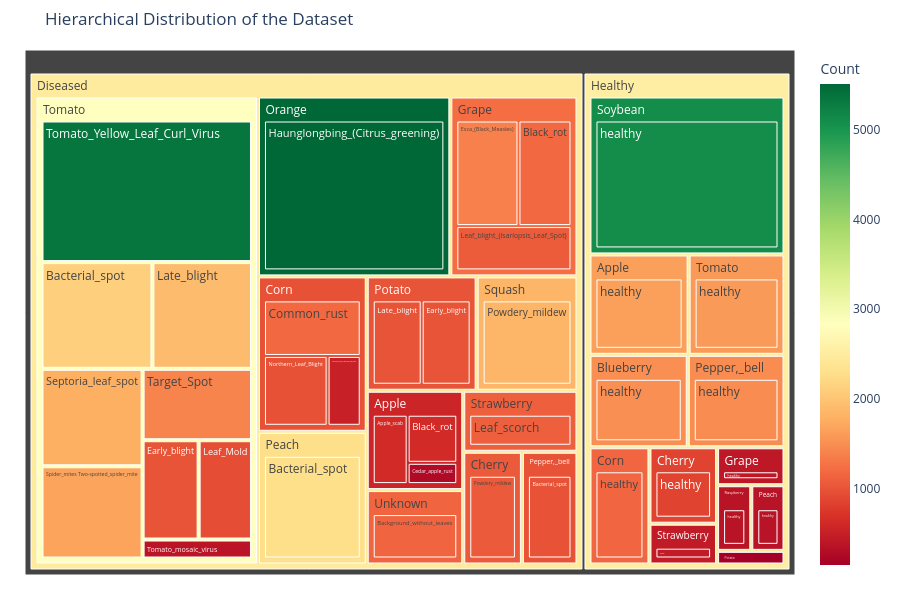

The notebook cell this image was saved under:
### Markdown cell above
### Hierarchical Treemap
We can extract the Plant Species from the class name (usually denoted before `___`) to visualize the broad dataset hierarchy.

### Code cell
# Extract Plant Name
df_counts['Plant'] = df_counts['Class'].apply(lambda x: x.split('___')[0] if '___' in x else 'Unknown')
df_counts['Condition'] = df_counts['Class'].apply(lambda x: x.split('___')[1] if '___' in x else x)

# Generate Treemap
fig = px.treemap(df_counts, path=['Type', 'Plant', 'Condition'], values='Count',
                 color='Count', hover_data=['Class'],
                 color_continuous_scale='RdYlGn',
                 title='Hierarchical Distribution of the Dataset')
fig.update_layout(margin=dict(t=50, l=25, r=25, b=25), height=600)
fig.show()

### Figure 1 — Plotly figure (JSON) as saved in the notebook; plotly's stock layout.template omitted (floating-point values rounded to 4 significant figures; data arrays with more than 128 entries replaced by an {"elided": "..."} marker saying what was removed)
{"data": [{"branchvalues": "total", "customdata": {"elided": "65x2 mixed values"}, "domain": {"x": [0, 1], "y": [0, 1]}, "hovertemplate": "labels=%{label}<br>Count_sum=%{value}<br>parent=%{parent}<br>id=%{id}<br>Class=%{customdata[0]}<br>Count=%{color}<extra></extra>", "ids": ["Diseased/Orange/Haunglongbing_(Citrus_greening)", "Diseased/Tomato/Tomato_Yellow_Leaf_Curl_Virus", "Healthy/Soybean/healthy", "Diseased/Peach/Bacterial_spot", "Diseased/Tomato/Bacterial_spot", "Diseased/Tomato/Late_blight", "Diseased/Squash/Powdery_mildew", "Diseased/Tomato/Septoria_leaf_spot", "Diseased/Tomato/Spider_mites Two-spotted_spider_mite", "Healthy/Apple/healthy", "Healthy/Tomato/healthy", "Healthy/Blueberry/healthy", "Healthy/Pepper,_bell/healthy", "Diseased/Tomato/Target_Spot", "Diseased/Grape/Esca_(Black_Measles)", "Diseased/Corn/Common_rust", "Diseased/Grape/Black_rot", "Healthy/Corn/healthy", "Diseased/Unknown/Background_without_leaves", "Diseased/Strawberry/Leaf_scorch", "Diseased/Grape/Leaf_blight_(Isariopsis_Leaf_Spot)", "Diseased/Cherry/Powdery_mildew", "Diseased/Potato/Late_blight", "Diseased/Potato/Early_blight", "Diseased/Tomato/Early_blight", "Diseased/Pepper,_bell/Bacterial_spot", "Diseased/Corn/Northern_Leaf_Blight", "Diseased/Tomato/Leaf_Mold", "Healthy/Cherry/healthy", "Diseased/Apple/Apple_scab", "Diseased/Apple/Black_rot", "Diseased/Corn/Cercospora_leaf_spot Gray_leaf_spot", "Healthy/Strawberry/healthy", "Healthy/Grape/healthy", "Diseased/Tomato/Tomato_mosaic_virus", "Healthy/Raspberry/healthy", "Healthy/Peach/healthy", "Diseased/Apple/Cedar_apple_rust", "Healthy/Potato/healthy", "Diseased/Orange", "Diseased/Tomato", "Healthy/Soybean", "Diseased/Peach", "Diseased/Squash", "Healthy/Apple", "Healthy/Tomato", "Healthy/Blueberry", "Healthy/Pepper,_bell", "Diseased/Grape", "Diseased/Corn", "Healthy/Corn", "Diseased/Unknown", "Diseased/Strawberry", "Diseased/Cherry", "Diseased/Potato", "Diseased/Pepper,_bell", "Healthy/Cherry", "Diseased/Apple", "Healthy/Strawberry", "Healthy/Grape", "Healthy/Raspberry", "Healthy/Peach", "Healthy/Potato", "Diseased", "Healthy"], "labels": ["Haunglongbing_(Citrus_greening)", "Tomato_Yellow_Leaf_Curl_Virus", "healthy", "Bacterial_spot", "Bacterial_spot", "Late_blight", "Powdery_mildew", "Septoria_leaf_spot", "Spider_mites Two-spotted_spider_mite", "healthy", "healthy", "healthy", "healthy", "Target_Spot", "Esca_(Black_Measles)", "Common_rust", "Black_rot", "healthy", "Background_without_leaves", "Leaf_scorch", "Leaf_blight_(Isariopsis_Leaf_Spot)", "Powdery_mildew", "Late_blight", "Early_blight", "Early_blight", "Bacterial_spot", "Northern_Leaf_Blight", "Leaf_Mold", "healthy", "Apple_scab", "Black_rot", "Cercospora_leaf_spot Gray_leaf_spot", "healthy", "healthy", "Tomato_mosaic_virus", "healthy", "healthy", "Cedar_apple_rust", "healthy", "Orange", "Tomato", "Soybean", "Peach", "Squash", "Apple", "Tomato", "Blueberry", "Pepper,_bell", "Grape", "Corn", "Corn", "Unknown", "Strawberry", "Cherry", "Potato", "Pepper,_bell", "Cherry", "Apple", "Strawberry", "Grape", "Raspberry", "Peach", "Potato", "Diseased", "Healthy"], "marker": {"coloraxis": "coloraxis", "colors": [5507.0, 5357.0, 5090.0, 2297.0, 2127.0, 1909.0, 1835.0, 1771.0, 1676.0, 1645.0, 1591.0, 1502.0, 1478.0, 1404.0, 1383.0, 1192.0, 1180.0, 1162.0, 1143.0, 1109.0, 1076.0, 1052.0, 1000.0, 1000.0, 1000.0, 997.0, 985.0, 952.0, 854.0, 630.0, 621.0, 513.0, 456.0, 423.0, 373.0, 371.0, 360.0, 275.0, 152.0, 5507.0, 2826.0, 5090.0, 2297.0, 1835.0, 1645.0, 1591.0, 1502.0, 1478.0, 1226.0, 986.7, 1162.0, 1143.0, 1109.0, 1052.0, 1000.0, 997.0, 854.0, 562.4, 456.0, 423.0, 371.0, 360.0, 152.0, 2488.0, 2542.0]}, "name": "", "parents": ["Diseased/Orange", "Diseased/Tomato", "Healthy/Soybean", "Diseased/Peach", "Diseased/Tomato", "Diseased/Tomato", "Diseased/Squash", "Diseased/Tomato", "Diseased/Tomato", "Healthy/Apple", "Healthy/Tomato", "Healthy/Blueberry", "Healthy/Pepper,_bell", "Diseased/Tomato", "Diseased/Grape", "Diseased/Corn", "Diseased/Grape", "Healthy/Corn", "Diseased/Unknown", "Diseased/Strawberry", "Diseased/Grape", "Diseased/Cherry", "Diseased/Potato", "Diseased/Potato", "Diseased/Tomato", "Diseased/Pepper,_bell", "Diseased/Corn", "Diseased/Tomato", "Healthy/Cherry", "Diseased/Apple", "Diseased/Apple", "Diseased/Corn", "Healthy/Strawberry", "Healthy/Grape", "Diseased/Tomato", "Healthy/Raspberry", "Healthy/Peach", "Diseased/Apple", "Healthy/Potato", "Diseased", "Diseased", "Healthy", "Diseased", "Diseased", "Healthy", "Healthy", "Healthy", "Healthy", "Diseased", "Diseased", "Healthy", "Diseased", "Diseased", "Diseased", "Diseased", "Diseased", "Healthy", "Diseased", "Healthy", "Healthy", "Healthy", "Healthy", "Healthy", "", ""], "type": "treemap", "values": [5507.0, 5357.0, 5090.0, 2297.0, 2127.0, 1909.0, 1835.0, 1771.0, 1676.0, 1645.0, 1591.0, 1502.0, 1478.0, 1404.0, 1383.0, 1192.0, 1180.0, 1162.0, 1143.0, 1109.0, 1076.0, 1052.0, 1000.0, 1000.0, 1000.0, 997.0, 985.0, 952.0, 854.0, 630.0, 621.0, 513.0, 456.0, 423.0, 373.0, 371.0, 360.0, 275.0, 152.0, 5507.0, 16570.0, 5090.0, 2297.0, 1835.0, 1645.0, 1591.0, 1502.0, 1478.0, 3639.0, 2690.0, 1162.0, 1143.0, 1109.0, 1052.0, 2000.0, 997.0, 854.0, 1526.0, 456.0, 423.0, 371.0, 360.0, 152.0, 40360.0, 15080.0]}], "layout": {"coloraxis": {"colorbar": {"title": {"text": "Count"}}, "colorscale": [[0, "rgb(165,0,38)"], [0.1, "rgb(215,48,39)"], [0.2, "rgb(244,109,67)"], [0.3, "rgb(253,174,97)"], [0.4, "rgb(254,224,139)"], [0.5, "rgb(255,255,191)"], [0.6, "rgb(217,239,139)"], [0.7, "rgb(166,217,106)"], [0.8, "rgb(102,189,99)"], [0.9, "rgb(26,152,80)"], [1, "rgb(0,104,55)"]]}, "height": 600, "legend": {"tracegroupgap": 0}, "margin": {"b": 25, "l": 25, "r": 25, "t": 50}, "title": {"text": "Hierarchical Distribution of the Dataset"}}}
